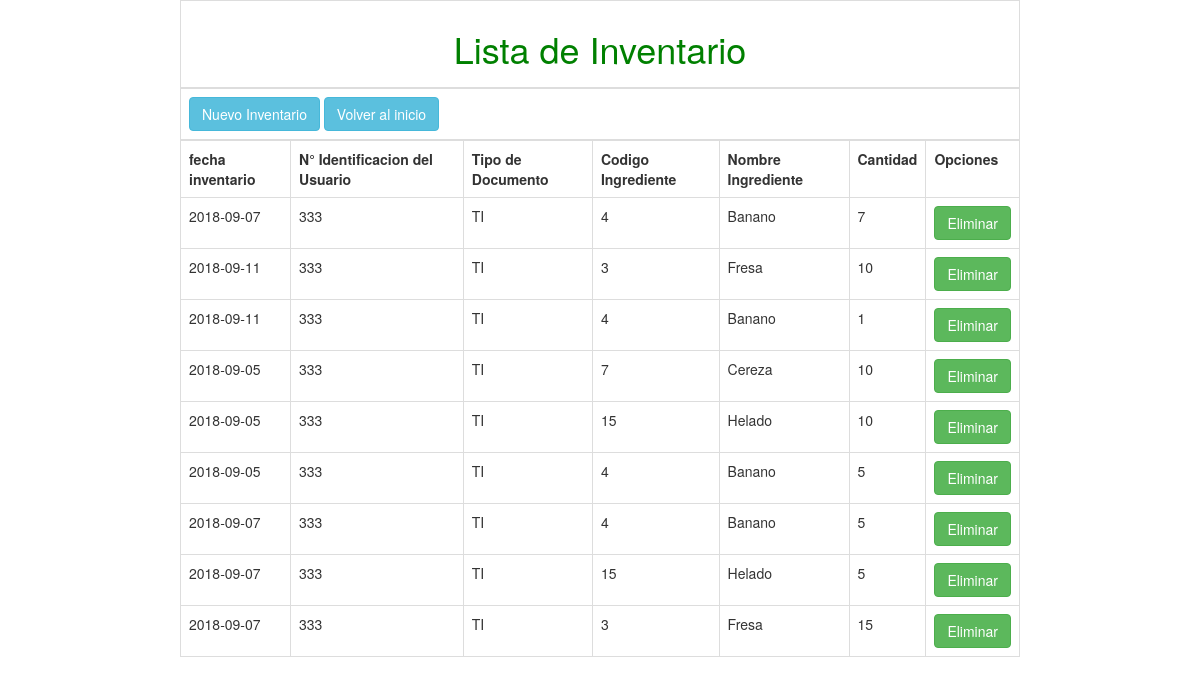
/Vista/Empleado/ver_inventario.php (signed in), run on the app's committed database.
### tables this page shows
CREATE TABLE IF NOT EXISTS `inventario` (
  `n_inventario` int(11) NOT NULL AUTO_INCREMENT,
  `fecha_inventario` date NOT NULL,
  `Usuario_id_usu` bigint(20) NOT NULL,
  `Usuario_Tipo_doc_Tipo_doc` varchar(15) NOT NULL,
  `Ingrediente_cod_ingrediente` int(11) NOT NULL,
  `Nom_ing` varchar(45) DEFAULT NULL,
  `cantidad` int(11) DEFAULT NULL,
  PRIMARY KEY (`n_inventario`,`Usuario_id_usu`,`Usuario_Tipo_doc_Tipo_doc`,`Ingrediente_cod_ingrediente`),
  KEY `fk_Inventario_Usuario1_idx` (`Usuario_id_usu`,`Usuario_Tipo_doc_Tipo_doc`),
  KEY `fk_Inventario_Ingrediente1_idx` (`Ingrediente_cod_ingrediente`)
);

### Vista/Empleado/ver_inventario.php (the view, shortened to what this page needs)
<!DOCTYPE html>
<html>
<head>
	<link rel="stylesheet" href="css/bootstrap.min.css" />
</head>
<body background="../Administrador/img/fondo.jpg">
	<?php
		require("../../Modelo/conexion.php");
	?>
    <div class="table-responsive" style="overflow: auto;">
	<table class="table table-bordered" style="max-width: 70%; margin: auto;">
	  <thead>
	  	<tr>
	  		<th colspan="8" style="color: green"><h1 align="center">Lista de Inventario</h1></th>
	  	<tr>
        <th colspan="12"><a href="../../Controlador/Empleado/inventario.php"><button class="btn btn-info">Nuevo Inventario</button></a> <a href="inicio_empleado.php"><button class="btn btn-info">Volver al inicio</button></a></th>
		</tr>
	  </thead>
	  <tbody>
	  	<tr>
	  	<th>fecha inventario</th>
	  	<th>N° Identificacion del Usuario</th>
	  	<th>Tipo de Documento</th>
	  	<th>Codigo Ingrediente</th>
	  	<th>Nombre Ingrediente</th>
	  	<th>Cantidad</th>
	  	<th colspan="2">Opciones</th>
	  </tr>
	  </tbody>
	  <?php
	  $sqll="SELECT * FROM inventario";
	  foreach (mysqli_query($con, $sqll) as $row) { ?>
	  	<tfoot>
	  	<tr>
	  	<td><?php echo $row['fecha_inventario']; ?></td>
	  	<td><?php echo $row['Usuario_id_usu']; ?></td>
	  	<td><?php echo $row['Usuario_Tipo_doc_Tipo_doc']; ?></td>
	  	<td><?php echo $row['Ingrediente_cod_ingrediente']; ?></td>
	  	<td><?php echo $row['Nom_ing']; ?></td>
	  	<td><?php echo $row['cantidad']; ?></td>
	  		<td>
	  		<form action="../../Controlador/Empleado/eliminar.php" method="get">
	  			<input type="submit" name="eliminar" class="btn btn-success" value="Eliminar">
	  		</form>
	  	</td>
	  </tr>
	  </tfoot>
	  <?php } ?>
	</table>
                    </div>
</body>
</html>

### data on the page
inventario: fecha_inventario "2018-09-07", Usuario_id_usu "333", Usuario_Tipo_doc_Tipo_doc "TI", Ingrediente_cod_ingrediente "3", Nom_ing "Fresa", cantidad "15"
inventario: fecha_inventario "2018-09-07", Usuario_id_usu "333", Usuario_Tipo_doc_Tipo_doc "TI", Ingrediente_cod_ingrediente "4", Nom_ing "Banano", cantidad "7"
inventario: fecha_inventario "2018-09-11", Usuario_id_usu "333", Usuario_Tipo_doc_Tipo_doc "TI", Ingrediente_cod_ingrediente "3", Nom_ing "Fresa", cantidad "10"
inventario: fecha_inventario "2018-09-11", Usuario_id_usu "333", Usuario_Tipo_doc_Tipo_doc "TI", Ingrediente_cod_ingrediente "4", Nom_ing "Banano", cantidad "1"
inventario: fecha_inventario "2018-09-05", Usuario_id_usu "333", Usuario_Tipo_doc_Tipo_doc "TI", Ingrediente_cod_ingrediente "7", Nom_ing "Cereza", cantidad "10"
inventario: fecha_inventario "2018-09-05", Usuario_id_usu "333", Usuario_Tipo_doc_Tipo_doc "TI", Ingrediente_cod_ingrediente "15", Nom_ing "Helado", cantidad "10"
inventario: fecha_inventario "2018-09-05", Usuario_id_usu "333", Usuario_Tipo_doc_Tipo_doc "TI", Ingrediente_cod_ingrediente "4", Nom_ing "Banano", cantidad "5"
inventario: fecha_inventario "2018-09-07", Usuario_id_usu "333", Usuario_Tipo_doc_Tipo_doc "TI", Ingrediente_cod_ingrediente "4", Nom_ing "Banano", cantidad "5"
inventario: fecha_inventario "2018-09-07", Usuario_id_usu "333", Usuario_Tipo_doc_Tipo_doc "TI", Ingrediente_cod_ingrediente "15", Nom_ing "Helado", cantidad "5"
